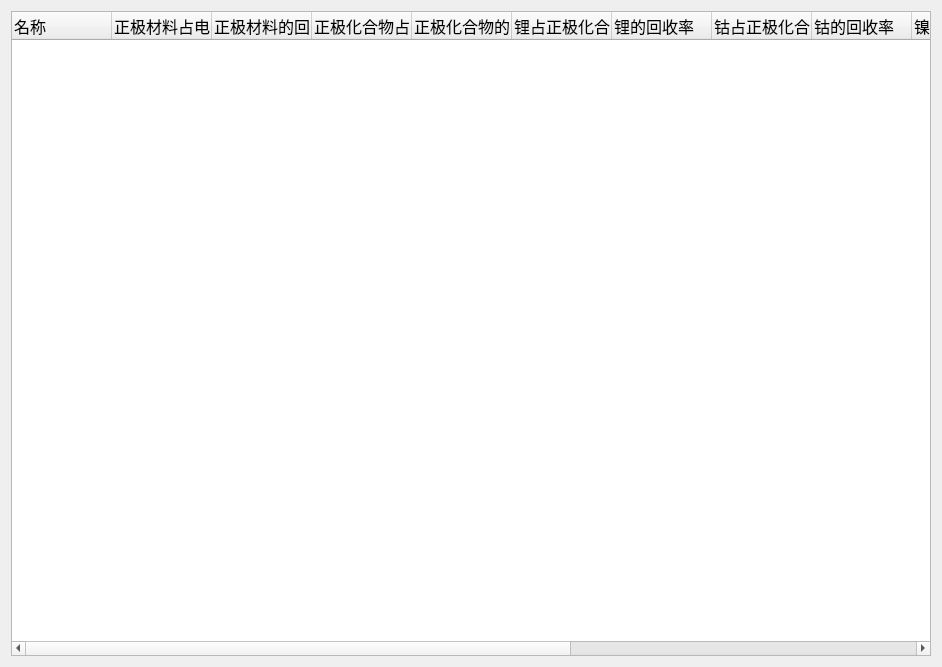
<?xml version="1.0" encoding="UTF-8"?>
<ui version="4.0">
 <class>batteryDialog</class>
 <widget class="QDialog" name="batteryDialog">
  <property name="geometry">
   <rect>
    <x>0</x>
    <y>0</y>
    <width>942</width>
    <height>667</height>
   </rect>
  </property>
  <property name="windowTitle">
   <string>电池管理</string>
  </property>
  <layout class="QGridLayout" name="gridLayout">
   <item row="0" column="0">
    <widget class="QTreeWidget" name="batteryInfo_treeWidget">
     <property name="font">
      <font>
       <pointsize>12</pointsize>
      </font>
     </property>
     <property name="contextMenuPolicy">
      <enum>Qt::CustomContextMenu</enum>
     </property>
     <attribute name="headerCascadingSectionResizes">
      <bool>false</bool>
     </attribute>
     <attribute name="headerStretchLastSection">
      <bool>true</bool>
     </attribute>
     <column>
      <property name="text">
       <string>名称</string>
      </property>
     </column>
     <column>
      <property name="text">
       <string>正极材料占电池总重比</string>
      </property>
     </column>
     <column>
      <property name="text">
       <string>正极材料的回收率</string>
      </property>
     </column>
     <column>
      <property name="text">
       <string>正极化合物占正极材料比重</string>
      </property>
     </column>
     <column>
      <property name="text">
       <string>正极化合物的回收率</string>
      </property>
     </column>
     <column>
      <property name="text">
       <string>锂占正极化合物比重</string>
      </property>
     </column>
     <column>
      <property name="text">
       <string>锂的回收率</string>
      </property>
     </column>
     <column>
      <property name="text">
       <string>钴占正极化合物比重</string>
      </property>
     </column>
     <column>
      <property name="text">
       <string>钴的回收率</string>
      </property>
     </column>
     <column>
      <property name="text">
       <string>镍占正极化合物比重</string>
      </property>
     </column>
     <column>
      <property name="text">
       <string>镍的回收率</string>
      </property>
     </column>
     <column>
      <property name="text">
       <string>锰占正极化合物比重</string>
      </property>
     </column>
     <column>
      <property name="text">
       <string>锰的回收率</string>
      </property>
     </column>
     <column>
      <property name="text">
       <string>铜占电池总重比</string>
      </property>
     </column>
     <column>
      <property name="text">
       <string>铜的回收率</string>
      </property>
     </column>
    </widget>
   </item>
  </layout>
 </widget>
 <resources/>
 <connections/>
</ui>
